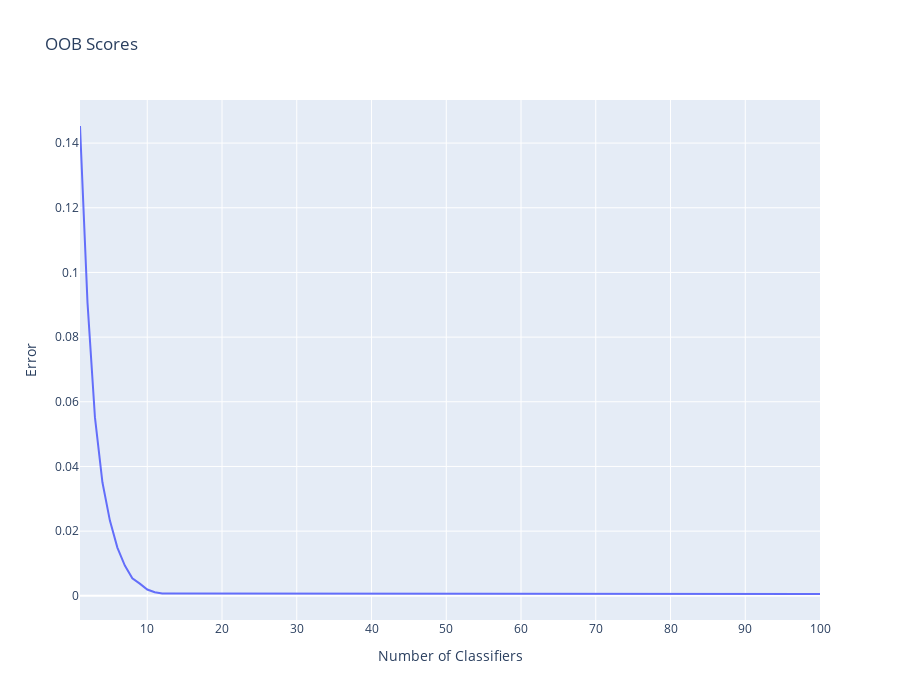

The cell this chart's notebook holds for it:
### Code cell
fig = go.Figure(data=[
    go.Scatter(
        x=oobScoresNumber,
        y=oobScoresScore,
        line_shape='linear'
    )
])

fig.update_layout(
    title='OOB Scores',
    xaxis_title='Number of Classifiers',
    yaxis_title='Error',
    width = 900,
    height = 700
)

fig.show()
